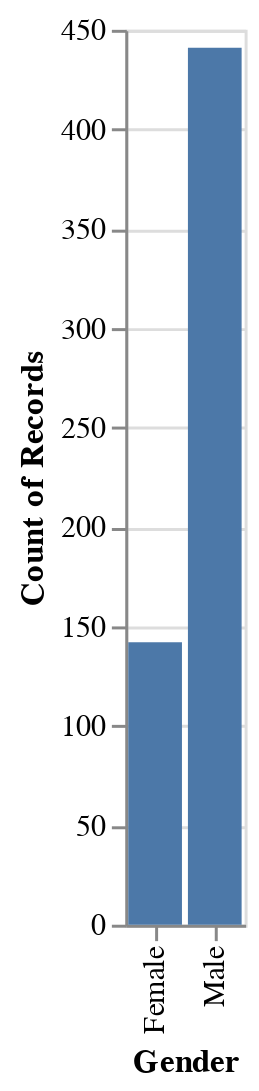

The notebook cell this image was saved under:
### Code cell
import altair as alt
chart = alt.Chart(bronze).mark_bar().encode(
    x='Gender',
    y='count()'
)
chart

### Figure 1 — Vega-Lite specification as saved in the notebook (floating-point values rounded to 4 significant figures; data arrays with more than 128 entries replaced by an {"elided": "..."} marker saying what was removed)
{"config": {"view": {"continuousWidth": 300, "continuousHeight": 300}}, "data": {"name": "data-5155d7627a3b51c3aa07bcf2b539c706"}, "mark": {"type": "bar"}, "encoding": {"x": {"field": "Gender", "type": "nominal"}, "y": {"aggregate": "count", "type": "quantitative"}}, "$schema": "https://vega.github.io/schema/vega-lite/v5.20.1.json", "datasets": {"data-5155d7627a3b51c3aa07bcf2b539c706": {"elided": "583 records"}}}
